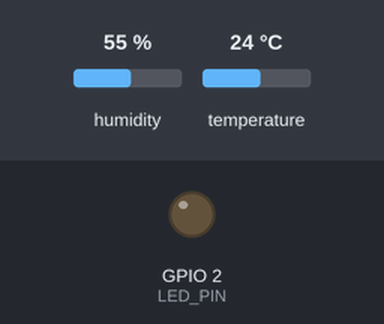
Bench run of a sketch on a simulated ESP32. Parts: output pins drawn as LEDs (lit = HIGH). The test bench sets the inputs (shaded band); at power-on: humidity 55 %, temperature 24 °C. WiFi joins after 1.5 s; servers stay silent unless stated; what the sketch prints to the serial monitor is not drawn.

Above: at 4.2 s.
At 5.02 s:
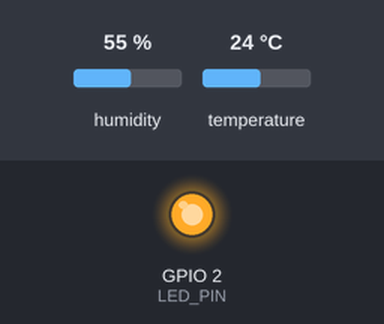
Timing chart, 0 to 10.0 s (numbered marks = the images above):
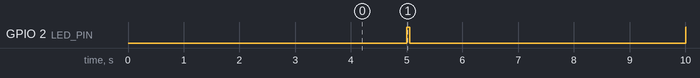

Measured:
- by itself, GPIO 2 (LED_PIN): alternates HIGH for 0.05 s and LOW for 5.0 s

The sketch:

firmware.ino
```cpp
/*
 * ESP Wi-Fi Thermometer - firmware.ino
 * Reads temperature/humidity from a DHT22 sensor and serves
 * readings over Wi-Fi via a JSON API and simple web dashboard.
 * Supports MQTT publishing for IoT integration.
 *
 * Hardware: ESP32 DevKit + DHT22 sensor
 * Wiring:  DHT22 DATA -> GPIO4, VCC -> 3.3V, 10K pullup
 */

#include <WiFi.h>
#include <WebServer.h>
#include <DHT.h>
#include <ArduinoJson.h>

// ---------- Config ----------
static const char *WIFI_SSID = "YourNetwork";
static const char *WIFI_PASS = "YourPassword";

#define DHT_PIN     4
#define DHT_TYPE    DHT22
#define LED_PIN     2
#define WEB_PORT    80

// ---------- Objects ----------
DHT dht(DHT_PIN, DHT_TYPE);
WebServer server(WEB_PORT);

// ---------- Data ----------
#define HISTORY_SIZE 60  // 1 hour at 1-min intervals
static float tempHistory[HISTORY_SIZE];
static float humHistory[HISTORY_SIZE];
static int histIdx = 0;
static float currentTemp = 0.0;
static float currentHum = 0.0;
static float minTemp = 999.0, maxTemp = -999.0;
static uint32_t readCount = 0;
static unsigned long lastRead = 0;

// ---------- Read sensor ----------
void readSensor() {
  float t = dht.readTemperature();
  float h = dht.readHumidity();

  if (isnan(t) || isnan(h)) {
    Serial.println("[DHT] Read failed!");
    return;
  }

  currentTemp = t;
  currentHum = h;
  readCount++;

  if (t < minTemp) minTemp = t;
  if (t > maxTemp) maxTemp = t;

  // Store in history (every minute)
  static unsigned long lastStore = 0;
  if (millis() - lastStore > 60000) {
    lastStore = millis();
    tempHistory[histIdx % HISTORY_SIZE] = t;
    humHistory[histIdx % HISTORY_SIZE] = h;
    histIdx++;
  }

  Serial.printf("[DHT] T=%.1fC  H=%.1f%%  (min=%.1f max=%.1f)\n",
                t, h, minTemp, maxTemp);
}

// ---------- JSON API endpoint ----------
void handleAPI() {
  StaticJsonDocument<512> doc;
  doc["temperature"] = currentTemp;
  doc["humidity"] = currentHum;
  doc["min_temp"] = minTemp;
  doc["max_temp"] = maxTemp;
  doc["readings"] = readCount;
  doc["uptime_sec"] = millis() / 1000;

  JsonArray temps = doc.createNestedArray("history_temp");
  JsonArray hums = doc.createNestedArray("history_hum");
  int count = min(histIdx, HISTORY_SIZE);
  int start = histIdx > HISTORY_SIZE ? histIdx - HISTORY_SIZE : 0;
  for (int i = start; i < start + count; i++) {
    temps.add(tempHistory[i % HISTORY_SIZE]);
    hums.add(humHistory[i % HISTORY_SIZE]);
  }

  String json;
  serializeJson(doc, json);
  server.send(200, "application/json", json);
}

// ---------- Dashboard ----------
void handleRoot() {
  String html = R"(<!DOCTYPE html>
<html><head><title>WiFi Thermometer</title>
<meta http-equiv="refresh" content="10">
<style>
  body { font-family: Arial; background: #1a1a2e; color: #eee; text-align: center; margin: 40px; }
  .card { background: #16213e; padding: 30px; border-radius: 15px; display: inline-block; margin: 10px; min-width: 180px; }
  .temp { font-size: 48px; color: #e94560; }
  .hum { font-size: 48px; color: #0f3460; }
  .label { font-size: 14px; color: #888; }
  .minmax { font-size: 14px; color: #aaa; }
</style></head><body>
<h1>WiFi Thermometer</h1>
<div class="card"><div class="label">Temperature</div><div class="temp">)";
  html += String(currentTemp, 1);
  html += R"(&deg;C</div></div>
<div class="card"><div class="label">Humidity</div><div class="hum">)";
  html += String(currentHum, 1);
  html += R"(%</div></div><br>
<div class="card"><div class="minmax">Min: )";
  html += String(minTemp, 1) + "C | Max: " + String(maxTemp, 1) + "C";
  html += "</div><div class='label'>Readings: " + String(readCount);
  html += "</div></div></body></html>";
  server.send(200, "text/html", html);
}

// ---------- Setup ----------
void setup() {
  Serial.begin(115200);
  Serial.println("[WiFiThermo] Starting...");

  pinMode(LED_PIN, OUTPUT);
  dht.begin();

  WiFi.mode(WIFI_STA);
  WiFi.begin(WIFI_SSID, WIFI_PASS);
  while (WiFi.status() != WL_CONNECTED) {
    delay(500);
    Serial.print(".");
  }
  Serial.printf("\n[WiFi] IP: %s\n", WiFi.localIP().toString().c_str());

  server.on("/", handleRoot);
  server.on("/api", handleAPI);
  server.begin();

  // Initial read
  delay(2000);
  readSensor();
  Serial.println("[WiFiThermo] Ready.");
}

// ---------- Main loop ----------
void loop() {
  server.handleClient();

  // Read sensor every 5 seconds
  if (millis() - lastRead > 5000) {
    lastRead = millis();
    readSensor();
    digitalWrite(LED_PIN, HIGH);
    delay(50);
    digitalWrite(LED_PIN, LOW);
  }
}
```
